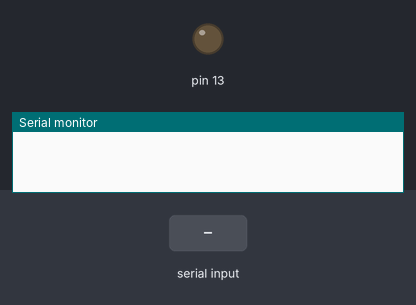
A sketch run on a simulated Arduino Nano, built with avr-gcc and run on an emulated ATmega328P. On the bench: output pins drawn as LEDs (lit = HIGH), the last lines printed to the serial monitor. The test bench sets the inputs (shaded band).

Above: at 1.2 s.
1.3 s: "1" received over Serial
At 2.5 s:
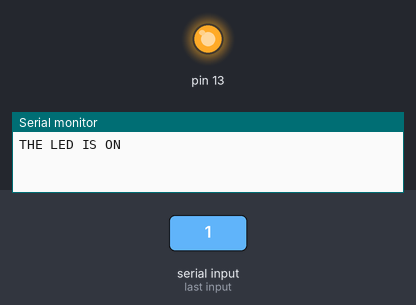
2.8 s: "0" received over Serial
At 3.8 s:
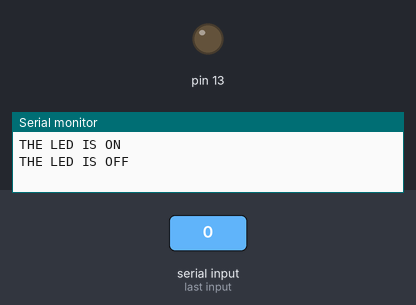
Timing chart, 0 to 5.8 s (numbered marks = the images above; inputs shaded):
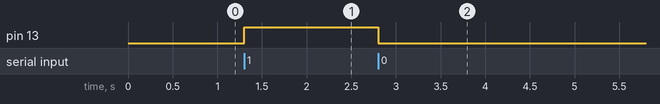

The sketch:

initial_com_test.ino
```cpp
// Author: Renzo Caballero,
// Association: King Abdullah University of Science and Technology (KAUST),
// email 1: Renzo.CaballeroRosas@kaust.edu.sa,
// email 2: CaballeroRenzo@hotmail.com,
// email 3: CaballeroRen@gmail.com,
// Website: https://renzocaballero.org/,
// January 2021; Last revision: 05/01/2021.

void setup() {
  // put your setup code here, to run once:
  pinMode(13,OUTPUT);
  digitalWrite(13,LOW);
  Serial.begin(9600);
}

void loop() {
  // put your main code here, to run repeatedly:
  if(Serial.available() > 0)
  {
    char letter = Serial.read();
    if(letter == '1')
    {
      digitalWrite(13,HIGH);
      Serial.println("THE LED IS ON");
    }
    else if(letter == '0')
    {
      digitalWrite(13,LOW);
      Serial.println("THE LED IS OFF");
    }
  }
}
```

Measured:
- after the input at 1.3 s, pin 13: LOW → HIGH at once
- after the input at 2.8 s, pin 13: HIGH → LOW at once
